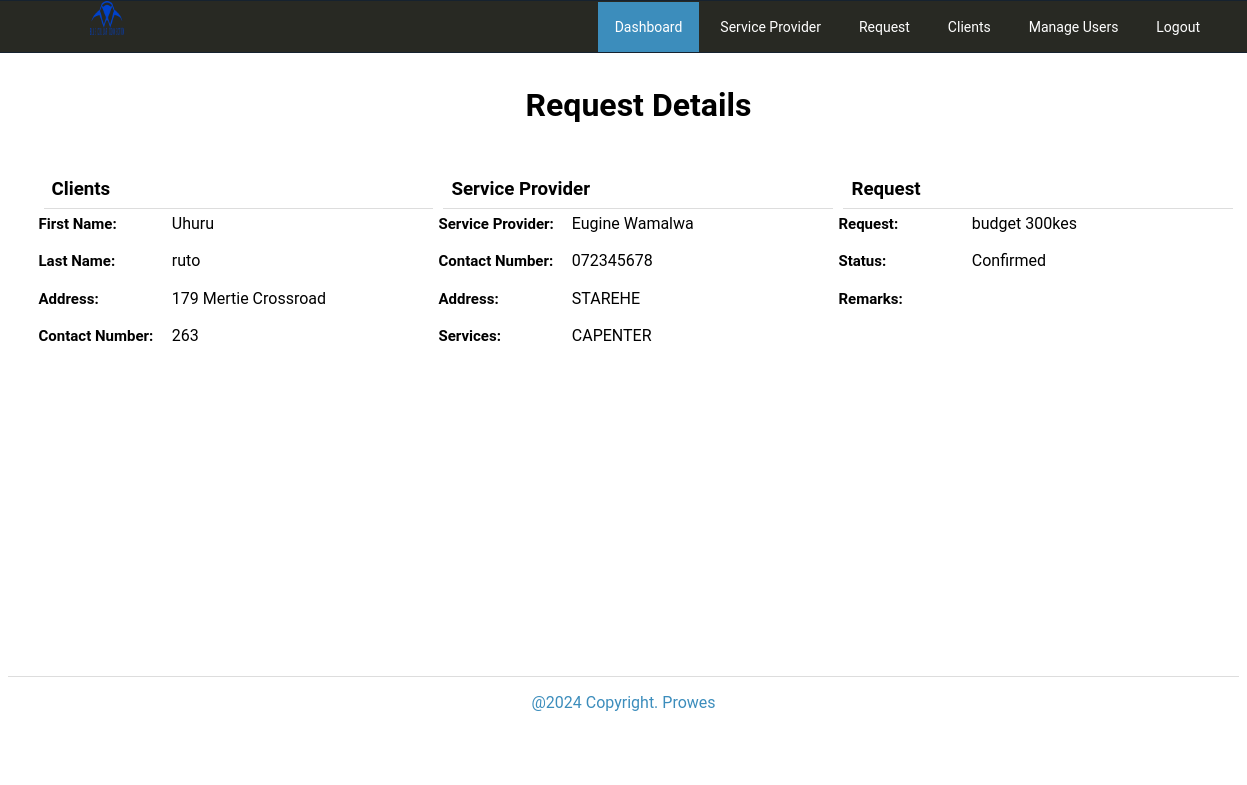
The app's page /admin/request/index.php?view=view&id=4 (signed in), older data.
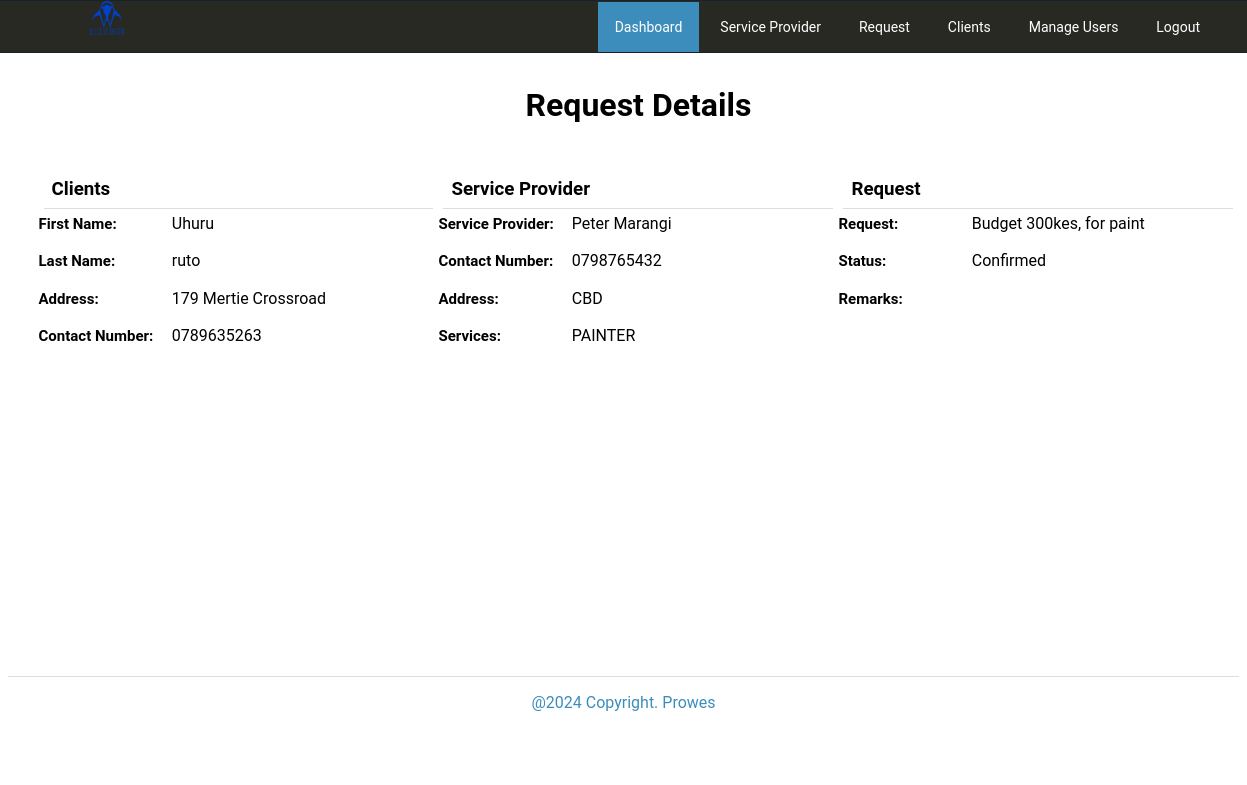
The same page, newer data.
### tables this page shows
CREATE TABLE `tblclients` (
  `ClientID` int(11) NOT NULL,
  `Fname` varchar(90) NOT NULL,
  `Lname` varchar(90) NOT NULL,
  `Address` text NOT NULL,
  `ContactNo` varchar(30) NOT NULL,
  `Status` varchar(90) NOT NULL DEFAULT 'Pending',
  `cUsername` varchar(90) NOT NULL,
  `cPassword` varchar(90) NOT NULL,
  `PicLoc` text NOT NULL
);

CREATE TABLE `tblserviceprovider` (
  `ServiceID` int(11) NOT NULL,
  `ServiceName` varchar(90) NOT NULL,
  `ServiceContact` varchar(30) NOT NULL,
  `ServiceAddress` text NOT NULL,
  `lat` double NOT NULL DEFAULT 0,
  `lng` double NOT NULL DEFAULT 0,
  `Services` text NOT NULL,
  `EmailAddress` varchar(90) NOT NULL DEFAULT 'ma5755333@gmail.com',
  `spUsername` varchar(90) NOT NULL,
  `spPassword` varchar(90) NOT NULL,
  `Status` varchar(90) NOT NULL DEFAULT 'Confirmed',
  `PicLoc` text NOT NULL
);

CREATE TABLE `tblrequest` (
  `RequestID` int(11) NOT NULL,
  `Request` text NOT NULL,
  `Status` varchar(90) NOT NULL,
  `Remarks` text NOT NULL,
  `ClientID` int(11) NOT NULL,
  `ServiceID` int(11) NOT NULL,
  `USERID` int(11) NOT NULL DEFAULT 0,
  `Viewed` tinyint(1) NOT NULL DEFAULT 0
);

### admin/request/index.php (called while the page is built, shortened)
<?php
require_once("../nav/navigation.php");
?>

### includes/database.php (called while the page is built, shortened)
<?php
class Database
{
    public $sql_string = '';
    private $conn;
    public function open_connection()
    {
        $this->conn = new mysqli(server, user, pass, database_name);
    }
    public function setQuery($sql = '')
    {
        $this->sql_string = $sql;
    }
    public function executeQuery()
    {
        $result = $this->conn->query($this->sql_string);
        return $result;
    }
    private function confirm_query($result)
    {
        return $result;
    }
    public function loadSingleResult()
    {
        $cur = $this->executeQuery();
        while ($row = $cur->fetch_object()) {
            return $data = $row;
        }
    }
}
$mydb = new Database();
?>

### includes/request.php (called while the page is built, shortened)
<?php
require_once(LIB_PATH.DS.'database.php');
class Request{
	protected static $tbl_name = "tblrequest";
	function single_request($id=0){
			global $mydb;
			$mydb->setQuery("SELECT * FROM ".self::$tbl_name." Where RequestID= {$id} LIMIT 1");
			$cur = $mydb->loadSingleResult();
			return $cur;
	}
}
?>

### includes/client.php (called while the page is built, shortened)
<?php
require_once(LIB_PATH.DS.'database.php');
class Clients{
	protected static $tbl_name = "tblclients";
	function single_client($id=0){
			global $mydb;
			$mydb->setQuery("SELECT * FROM ".self::$tbl_name." Where ClientID= {$id} LIMIT 1");
			$cur = $mydb->loadSingleResult();
			return $cur;
	}
}
?>

### includes/serviceprovider.php (called while the page is built, shortened)
<?php
require_once(LIB_PATH.DS.'database.php');
class ServiceProvider{
	protected static $tbl_name = "tblserviceprovider";
	function single_provider($id=0){
			global $mydb;
			$mydb->setQuery("SELECT * FROM ".self::$tbl_name." Where ServiceID= {$id} LIMIT 1");
			$cur = $mydb->loadSingleResult();
			return $cur;
	}
}
?>

### admin/request/view.php (the view, shortened to what the changed rows need)
<?php
$id = isset($_GET['id']) ? $_GET['id'] : '';
  $r = New Request();
  $request = $r->single_request($id);
  $client = New Clients();
  $client = $client->single_client($request->ClientID);
  $sp = New ServiceProvider();
  $sp = $sp->single_provider($request->ServiceID);
  ?>
<div class="container">
  <h1 style="text-align: center;"><strong>Request Details</strong></h1><br>
    <div class="row no-gutters">
        <div class="col-md-4 col">
                    <div class="form-group row no-gutters">
                      <label class="col-md-4 label" for=
                      "Fname">First Name:</label>
                      <div class="col-md-8">
                         <?php echo $client->Fname;?>
                      </div>
                    </div>
                    <div class="form-group row no-gutters">
                      <label class="col-md-4 label" for=
                      "Lname">Last Name:</label>
                      <div class="col-md-8">
                         <?php echo $client->Lname;?>
                      </div>
                    </div>
                    <div class="form-group row no-gutters">
                      <label class="col-md-4 label" for=
                      "Address">Address:</label>
                      <div class="col-md-8">
                        <?php echo $client->Address;?>
                      </div>
                    </div>
                    <div class="form-group row no-gutters">
                      <label class="col-md-4 label" for=
                      "ContactNo">Contact Number:</label>
                      <div class="col-md-8">
                         <?php echo $client->ContactNo;?>
                      </div>
                    </div>
        </div>
        <div class="col-md-4 col">
                    <div class="form-group row no-gutters">
                      <label class="col-md-4 label" for=
                      "ServiceName">Service Provider:</label>
                      <div class="col-md-8">
                        <?php echo $sp->ServiceName ?>
                      </div>
                    </div>
                    <div class="form-group row no-gutters">
                      <label class="col-md-4 label" for=
                      "ServiceContact">Contact Number:</label>
                      <div class="col-md-8">
                        <?php echo $sp->ServiceContact ?>
                      </div>
                    </div>
                    <div class="form-group row no-gutters">
                      <label class="col-md-4 label" for=
                      "ServiceAddress">Address:</label>
                      <div class="col-md-8">
                         <?php echo $sp->ServiceAddress ?>
                      </div>
                    </div>
                    <div class="form-group row no-gutters">
                      <label class="col-md-4 label" for=
                      "Services">Services:</label>
                      <div class="col-md-8">
                         <?php echo $sp->Services ?>
                      </div>
                    </div>
                </div>
               <div class="col-md-4 col">
                    <div class="form-group row no-gutters">
                      <label class="col-md-4 label" for=
                      "Request">Request:</label>
                      <div class="col-md-8">
                        <?php echo $request->Request;?>
                      </div>
                    </div>
                    <div class="form-group row no-gutters">
                      <label class="col-md-4 label" for=
                      "Status">Status:</label>
                      <div class="col-md-8">
                        <?php echo $request->Status;?>
                      </div>
                    </div>
               </div>
        </div>
    </div>
</div>

Row changes from the older to the newer data that the page shows:
no longer on this page (row unchanged): tblserviceprovider: ServiceName "Eugine Wamalwa", ServiceContact "072345678", ServiceAddress "STAREHE", Services "CAPENTER"
changed tblclients "Uhuru": ContactNo "263" → "0789635263"
now on this page (row unchanged): tblserviceprovider: ServiceName "Peter Marangi", ServiceContact "0798765432", ServiceAddress "CBD", Services "PAINTER"
changed tblrequest "Confirmed": Request "budget 300kes" → "Budget 300kes, for paint"
